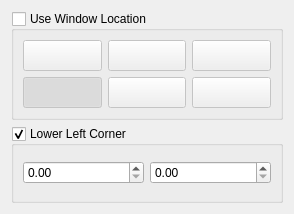
<?xml version="1.0" encoding="UTF-8"?>
<ui version="4.0">
 <class>TextWindowLocationWidget</class>
 <widget class="QWidget" name="TextWindowLocationWidget">
  <property name="geometry">
   <rect>
    <x>0</x>
    <y>0</y>
    <width>294</width>
    <height>214</height>
   </rect>
  </property>
  <property name="windowTitle">
   <string>Form</string>
  </property>
  <layout class="QGridLayout" name="gridLayout">
   <item row="0" column="0">
    <widget class="QGroupBox" name="groupBoxLocation">
     <property name="sizePolicy">
      <sizepolicy hsizetype="Preferred" vsizetype="Preferred">
       <horstretch>0</horstretch>
       <verstretch>0</verstretch>
      </sizepolicy>
     </property>
     <property name="title">
      <string>Use Window Location</string>
     </property>
     <property name="checkable">
      <bool>true</bool>
     </property>
     <property name="checked">
      <bool>false</bool>
     </property>
     <layout class="QGridLayout">
      <property name="margin">
       <number>9</number>
      </property>
      <property name="spacing">
       <number>6</number>
      </property>
      <item row="0" column="1">
       <widget class="QToolButton" name="toolButtonUC">
        <property name="sizePolicy">
         <sizepolicy hsizetype="Minimum" vsizetype="Fixed">
          <horstretch>0</horstretch>
          <verstretch>0</verstretch>
         </sizepolicy>
        </property>
        <property name="toolTip">
         <string>Top Center</string>
        </property>
        <property name="text">
         <string/>
        </property>
        <property name="icon">
         <iconset resource="../../../Components/Resources/pqComponents.qrc">
          <normaloff>:/pqWidgets/Icons/pqTopCenter32.png</normaloff>:/pqWidgets/Icons/pqTopCenter32.png</iconset>
        </property>
        <property name="iconSize">
         <size>
          <width>24</width>
          <height>24</height>
         </size>
        </property>
        <property name="checkable">
         <bool>true</bool>
        </property>
        <property name="autoExclusive">
         <bool>true</bool>
        </property>
        <attribute name="buttonGroup">
         <string notr="true">buttonGroupLocation</string>
        </attribute>
       </widget>
      </item>
      <item row="0" column="2">
       <widget class="QToolButton" name="toolButtonUR">
        <property name="sizePolicy">
         <sizepolicy hsizetype="Minimum" vsizetype="Fixed">
          <horstretch>0</horstretch>
          <verstretch>0</verstretch>
         </sizepolicy>
        </property>
        <property name="toolTip">
         <string>Top Right Corner</string>
        </property>
        <property name="text">
         <string/>
        </property>
        <property name="icon">
         <iconset resource="../../../Components/Resources/pqComponents.qrc">
          <normaloff>:/pqWidgets/Icons/pqTopRightCorner32.png</normaloff>:/pqWidgets/Icons/pqTopRightCorner32.png</iconset>
        </property>
        <property name="iconSize">
         <size>
          <width>24</width>
          <height>24</height>
         </size>
        </property>
        <property name="checkable">
         <bool>true</bool>
        </property>
        <property name="autoExclusive">
         <bool>true</bool>
        </property>
        <attribute name="buttonGroup">
         <string notr="true">buttonGroupLocation</string>
        </attribute>
       </widget>
      </item>
      <item row="0" column="0">
       <widget class="QToolButton" name="toolButtonUL">
        <property name="sizePolicy">
         <sizepolicy hsizetype="Minimum" vsizetype="Fixed">
          <horstretch>0</horstretch>
          <verstretch>0</verstretch>
         </sizepolicy>
        </property>
        <property name="toolTip">
         <string>Top Left Corner</string>
        </property>
        <property name="text">
         <string/>
        </property>
        <property name="icon">
         <iconset resource="../../../Components/Resources/pqComponents.qrc">
          <normaloff>:/pqWidgets/Icons/pqTopLeftCorner32.png</normaloff>:/pqWidgets/Icons/pqTopLeftCorner32.png</iconset>
        </property>
        <property name="iconSize">
         <size>
          <width>24</width>
          <height>24</height>
         </size>
        </property>
        <property name="checkable">
         <bool>true</bool>
        </property>
        <property name="autoExclusive">
         <bool>true</bool>
        </property>
        <attribute name="buttonGroup">
         <string notr="true">buttonGroupLocation</string>
        </attribute>
       </widget>
      </item>
      <item row="1" column="2">
       <widget class="QToolButton" name="toolButtonLR">
        <property name="sizePolicy">
         <sizepolicy hsizetype="Minimum" vsizetype="Fixed">
          <horstretch>0</horstretch>
          <verstretch>0</verstretch>
         </sizepolicy>
        </property>
        <property name="toolTip">
         <string>Bottom Right Corner</string>
        </property>
        <property name="text">
         <string/>
        </property>
        <property name="icon">
         <iconset resource="../../../Components/Resources/pqComponents.qrc">
          <normaloff>:/pqWidgets/Icons/pqBottomRightCorner32.png</normaloff>:/pqWidgets/Icons/pqBottomRightCorner32.png</iconset>
        </property>
        <property name="iconSize">
         <size>
          <width>24</width>
          <height>24</height>
         </size>
        </property>
        <property name="checkable">
         <bool>true</bool>
        </property>
        <property name="autoExclusive">
         <bool>true</bool>
        </property>
        <attribute name="buttonGroup">
         <string notr="true">buttonGroupLocation</string>
        </attribute>
       </widget>
      </item>
      <item row="1" column="0">
       <widget class="QToolButton" name="toolButtonLL">
        <property name="sizePolicy">
         <sizepolicy hsizetype="Minimum" vsizetype="Fixed">
          <horstretch>0</horstretch>
          <verstretch>0</verstretch>
         </sizepolicy>
        </property>
        <property name="toolTip">
         <string>Bottom Left Corner</string>
        </property>
        <property name="text">
         <string/>
        </property>
        <property name="icon">
         <iconset resource="../../../Components/Resources/pqComponents.qrc">
          <normaloff>:/pqWidgets/Icons/pqBottomLeftCorner32.png</normaloff>:/pqWidgets/Icons/pqBottomLeftCorner32.png</iconset>
        </property>
        <property name="iconSize">
         <size>
          <width>24</width>
          <height>24</height>
         </size>
        </property>
        <property name="checkable">
         <bool>true</bool>
        </property>
        <property name="checked">
         <bool>true</bool>
        </property>
        <property name="autoExclusive">
         <bool>true</bool>
        </property>
        <attribute name="buttonGroup">
         <string notr="true">buttonGroupLocation</string>
        </attribute>
       </widget>
      </item>
      <item row="1" column="1">
       <widget class="QToolButton" name="toolButtonLC">
        <property name="sizePolicy">
         <sizepolicy hsizetype="Minimum" vsizetype="Fixed">
          <horstretch>0</horstretch>
          <verstretch>0</verstretch>
         </sizepolicy>
        </property>
        <property name="toolTip">
         <string>Bottom Center</string>
        </property>
        <property name="text">
         <string/>
        </property>
        <property name="icon">
         <iconset resource="../../../Components/Resources/pqComponents.qrc">
          <normaloff>:/pqWidgets/Icons/pqBottomCenter32.png</normaloff>:/pqWidgets/Icons/pqBottomCenter32.png</iconset>
        </property>
        <property name="iconSize">
         <size>
          <width>24</width>
          <height>24</height>
         </size>
        </property>
        <property name="checkable">
         <bool>true</bool>
        </property>
        <property name="checked">
         <bool>false</bool>
        </property>
        <property name="autoExclusive">
         <bool>true</bool>
        </property>
        <attribute name="buttonGroup">
         <string notr="true">buttonGroupLocation</string>
        </attribute>
       </widget>
      </item>
     </layout>
    </widget>
   </item>
   <item row="1" column="0">
    <widget class="QGroupBox" name="groupBoxPosition">
     <property name="title">
      <string>Lower Left Corner</string>
     </property>
     <property name="checkable">
      <bool>true</bool>
     </property>
     <layout class="QGridLayout" name="gridLayout_2">
      <item row="0" column="1">
       <widget class="QDoubleSpinBox" name="doubleSpinBox_Pos1Y"/>
      </item>
      <item row="0" column="0">
       <widget class="QDoubleSpinBox" name="doubleSpinBox_Pos1X"/>
      </item>
     </layout>
    </widget>
   </item>
  </layout>
 </widget>
 <resources>
  <include location="../../../Components/Resources/pqComponents.qrc"/>
 </resources>
 <connections/>
 <buttongroups>
  <buttongroup name="buttonGroupLocation"/>
 </buttongroups>
</ui>
